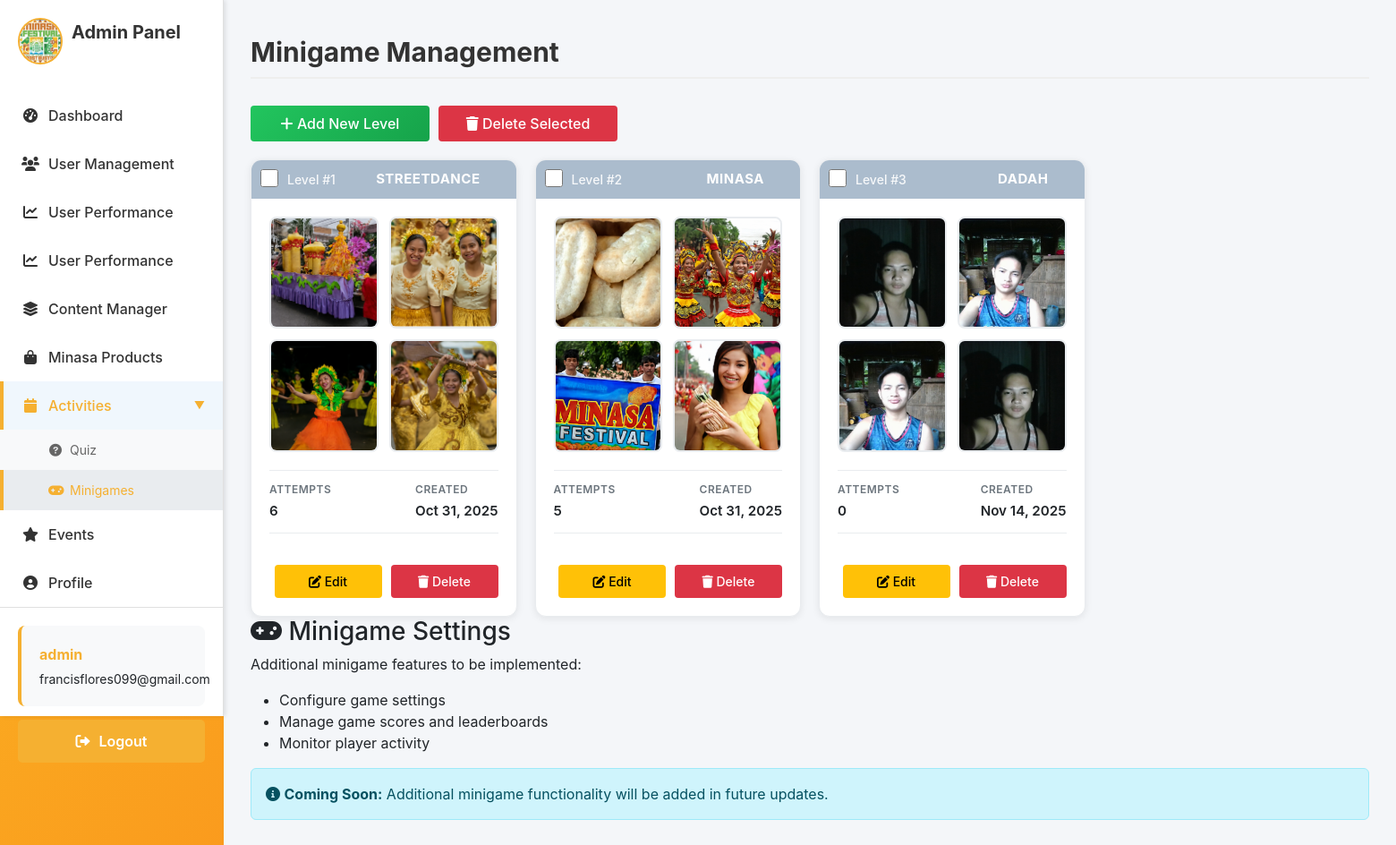
Page /adminpage/minigame/ (signed in) on the committed database.
### sections/models.py (models this page shows, shortened)
class MinigameLevel(models.Model):
    image1 = models.ImageField(upload_to='minigame/')
    image2 = models.ImageField(upload_to='minigame/')
    image3 = models.ImageField(upload_to='minigame/')
    image4 = models.ImageField(upload_to='minigame/')
    answer = models.CharField(max_length=50)
    attempts = models.PositiveIntegerField(default=0, help_text="Number of times this level has been attempted")
    created_at = models.DateTimeField(auto_now_add=True)
    class Meta:
        verbose_name = "Minigame Level"
        verbose_name_plural = "Minigame Levels"
        ordering = ['-created_at']

### sections/views.py (the view)
# urls.py: path('adminpage/minigame/', views.admin_minigame, name='adminpage-minigame'),
@login_required
def admin_minigame(request):
    if request.user.username == 'admin' or request.user.is_superuser:
        from .models import MinigameLevel
        from .forms import MinigameLevelForm
        levels = MinigameLevel.objects.all().order_by('id')
        form = MinigameLevelForm()
        context = {
            'levels': levels,
            'total_levels': levels.count(),
            'form': form,
        }
        return render(request, 'adminpage/admin-minigame.html', context)
    else:
        return redirect('home')

### sections/forms.py
class MinigameLevelForm(forms.ModelForm):
    class Meta:
        model = MinigameLevel
        fields = ['image1', 'image2', 'image3', 'image4', 'answer']
        widgets = {
            'image1': forms.FileInput(attrs={'accept': 'image/*'}),
            'image2': forms.FileInput(attrs={'accept': 'image/*'}),
            'image3': forms.FileInput(attrs={'accept': 'image/*'}),
            'image4': forms.FileInput(attrs={'accept': 'image/*'}),
            'answer': forms.TextInput(attrs={'placeholder': 'Enter the correct answer'}),
        }

### sections/templates/adminpage/admin-minigame.html (shortened to what this page needs)
{% extends "users/base.html" %}
{% load static %}
{% block content %}
<link rel="stylesheet" href="{% static 'css/adminside.css' %}">
<div class="admin-sidebar">
    <div class="sidebar-header">
        <div class="logo-container">
            <img src="/media/images/logo.png" alt="Minasa Festival Logo" style="max-width: 80px; height: auto;" />
        </div>
        <h2>Admin Panel</h2>
    </div>
    <ul class="admin-nav">
        <li><a href="{% url 'adminpage-admin-dashboard' %}"><i class="fas fa-tachometer-alt"></i> Dashboard</a></li>
        <li><a href="{% url 'adminpage-user-management' %}"><i class="fas fa-users"></i> User Management</a></li>
                <li><a href="{% url 'adminpage-user-performance' %}"><i class="fas fa-chart-line"></i> User Performance</a></li>
        <li><a href="{% url 'adminpage-user-performance' %}"><i class="fas fa-chart-line"></i> User Performance</a></li>
        <li><a href="{% url 'adminpage-content-manager' %}"><i class="fas fa-layer-group"></i> Content Manager</a></li>
        <li><a href="{% url 'adminpage-minasa-products' %}"><i class="fas fa-shopping-bag"></i> Minasa Products</a></li>
        <li class="nav-section active">
            <div class="nav-section-header active"><i class="fas fa-calendar"></i> Activities</div>
            <div class="nav-submenu">
                <a href="{% url 'adminpage-activities' %}"><i class="fas fa-question-circle"></i> Quiz</a>
                <a href="{% url 'adminpage-minigame' %}" class="active"><i class="fas fa-gamepad"></i> Minigames</a>
            </div>
        </li>
        <li><a href="{% url 'adminpage-festival-calendar' %}"><i class="fas fa-star"></i> Events</a></li>
                <li><a href="{% url 'adminpage-admin-profile' %}"><i class="fas fa-user-circle"></i> Profile</a></li>
    </ul>
    <div class="admin-actions">
        <div class="admin-user-info">
            <p><strong>{{ user.username }}</strong></p>
            <p>{{ user.email|default:"No email" }}</p>
        </div>
        <form method="post" action="{% url 'logout' %}">
            <button type="submit" class="btn-logout"><i class="fas fa-sign-out-alt"></i> Logout</button>
        </form>
    </div>
</div>
<div class="admin-content">
    <div class="admin-header">
        <h1>Minigame Management</h1>
    </div>
    <div class="admin-panels">
        <div class="admin-panel">
            <div class="panel-content">
                {% if levels %}
                    <div style="margin-bottom: 0px; display: flex; justify-content: space-between; align-items: center; gap: 12px; width: 1400px;">
                        <div style="display:flex; gap:10px; align-items:center;">
                           <button type="button" style="width: 200px;margin-top: -0px;" class="btn btn-primary" data-bs-toggle="modal" data-bs-target="#addLevelModal">
                                <i class="fas fa-plus"></i> Add New Level
                            </button>
                            <button type="button" style="width: 200px;" class="btn btn-danger" id="deleteSelectedBtn" onclick="deleteSelectedLevels()">
                                <i class="fas fa-trash"></i> Delete Selected
                            </button>
                                                   </div>
                    </div>
                    <div class="levels-grid">
                                {% for level in levels %}
                        <div class="level-card">
                            <div class="level-card-checkbox">
                                <input type="checkbox" class="level-checkbox" value="{{ level.id }}" onchange="updateDeleteButton()">
                            </div>
                            <div class="level-card-header">
                                <div class="level-id">Level #{{ forloop.counter }}</div>
                                <div class="level-answer">{{ level.answer }}</div>
                            </div>
                            <div class="level-card-body">
                                <div class="level-images">
                                    <div class="level-image-item">
                                            {% if level.image1 %}
                                            <img src="{{ level.image1.url }}" alt="Image 1">
                                            {% else %}
                                            <div class="no-image">-</div>
                                            {% endif %}
                                    </div>
                                    <div class="level-image-item">
                                            {% if level.image2 %}
                                            <img src="{{ level.image2.url }}" alt="Image 2">
                                            {% else %}
                                            <div class="no-image">-</div>
                                            {% endif %}
                                    </div>
                                    <div class="level-image-item">
                                            {% if level.image3 %}
                                            <img src="{{ level.image3.url }}" alt="Image 3">
                                            {% else %}
                                            <div class="no-image">-</div>
                                            {% endif %}
                                    </div>
                                    <div class="level-image-item">
                                            {% if level.image4 %}
                                            <img src="{{ level.image4.url }}" alt="Image 4">
                                            {% else %}
                                            <div class="no-image">-</div>
                                            {% endif %}
                                        </div>
                                </div>
                                <div class="level-info">
                                    <div class="level-info-item">
                                        <span class="level-info-label">Attempts</span>
                                        <span class="level-info-value">{{ level.attempts }}</span>
                                    </div>
                                    <div class="level-info-item">
                                        <span class="level-info-label">Created</span>
                                        <span class="level-info-value">{{ level.created_at|date:"M d, Y" }}</span>
                                    </div>
                                </div>
                            </div>
                            <div class="level-card-footer">
                                <button type="button" class="btn btn-sm btn-warning" onclick="editLevel({{ level.id }})">
                                            <i class="fas fa-edit"></i> Edit
                                        </button>
                                        <button type="button" class="btn btn-sm btn-danger" onclick="deleteLevel({{ level.id }})">
                                            <i class="fas fa-trash"></i> Delete
                                        </button>
                            </div>
                        </div>
                                {% endfor %}
                    </div>
                {% else %}
                    <div class="alert alert-info">
                        <i class="fas fa-info-circle"></i>
                        <strong>No levels found.</strong> Start by adding your first minigame level using the button above.
                    </div>
                {% endif %}
            </div>
        </div>
        <div class="admin-panel">
            <div class="panel-header">
                <h3><i class="fas fa-gamepad"></i> Minigame Settings</h3>
            </div>
            <div class="panel-content">
                <p>Additional minigame features to be implemented:</p>
                <ul>
                    <li>Configure game settings</li>
                    <li>Manage game scores and leaderboards</li>
                    <li>Monitor player activity</li>
                </ul>
                <div class="alert alert-info">
                    <i class="fas fa-info-circle"></i>
                    <strong>Coming Soon:</strong> Additional minigame functionality will be added in future updates.
                </div>
            </div>
        </div>
    </div>
</div>
{% endblock %}

### minasaelearning/static/css/auth.css (style rules this page uses)
body { background: linear-gradient(135deg, #fbbf24 0%, #f97316 100%); min-height: 100vh; display: flex; align-items: center; justify-content: center; padding: 1rem; background-attachment: fixed; font-family: -apple-system, BlinkMacSystemFont, 'Segoe UI', Roboto, Oxygen, Ubuntu, Cantarell, sans-serif; }
.btn-primary { width: 100%; padding: 0.875rem; font-size: 1rem; font-weight: 600; color: white; background: linear-gradient(135deg, #22c55e 0%, #16a34a 100%); border: none; border-radius: 8px; cursor: pointer; transition: all 0.3s ease; margin-top: 0.5rem; }
.btn { padding: 0.5rem 1rem; border: none; border-radius: 4px; cursor: pointer; font-weight: 500; }

### minasaelearning/static/css/adminside.css (style rules this page uses)
.admin-sidebar { width: 250px; background-color: #fff; height: 100vh; position: fixed; left: 0; top: 0; padding: 20px 0; display: flex; flex-direction: column; border-right: 1px solid #e0e0e0; box-shadow: 2px 0 5px rgba(0,0,0,0.1); z-index: 900; }
.sidebar-header { padding: 0 20px; margin-bottom: 30px; display: flex; align-items: center; }
.sidebar-header img { width: 50px; height: 50px; margin-right: 10px; border-radius: 50%; border: 2px solid #f5b031; object-fit: cover; }
.sidebar-header h2 { color: #f5b031; font-size: 20px; margin: 0; font-weight: 700; margin: 0 0 20px 0; color: #333; }
.admin-nav { list-style: none; padding: 0; margin: 0; flex-grow: 1; }
.admin-nav li { padding: 0; }
.admin-nav a { display: flex; align-items: center; padding: 15px 20px; color: #333; text-decoration: none; transition: background-color 0.3s, color 0.3s; border-left: 4px solid transparent; font-weight: 500; }
.admin-nav a:hover, .admin-nav a.active { background-color: #f0f7fd; color: #f5b031; border-left: 4px solid #f5b031; }
.admin-nav i { margin-right: 10px; width: 20px; text-align: center; }
.nav-section { padding: 0; }
.nav-section-header { display: flex; align-items: center; padding: 15px 20px; color: #333; text-decoration: none; transition: background-color 0.3s, color 0.3s; border-left: 4px solid transparent; font-weight: 500; cursor: pointer; position: relative; }
.nav-section-header::after { content: '▼'; position: absolute; right: 20px; font-size: 12px; transition: transform 0.3s ease; }
.nav-section { list-style: none; padding: 0; margin: 0; }
.nav-section.active::after { transform: rotate(180deg); }
.nav-section-header:hover, .nav-section-header.active { background-color: #f0f7fd; color: #f5b031; border-left: 4px solid #f5b031; }
.nav-section-header i { margin-right: 10px; width: 20px; text-align: center; }
.nav-submenu { padding: 0; margin: 0; background-color: #f8f9fa; display: none; transition: all 0.3s ease; }
.nav-section.active .nav-submenu { display: block; }
.nav-submenu a { display: flex; align-items: center; padding: 12px 20px 12px 50px; color: #666; text-decoration: none; transition: background-color 0.3s, color 0.3s; border-left: 4px solid transparent; font-weight: 400; font-size: 14px; }
.nav-submenu a:hover, .nav-submenu a.active { background-color: #e9ecef; color: #f5b031; border-left: 4px solid #f5b031; }
.nav-submenu i { margin-right: 8px; width: 16px; text-align: center; }
.admin-actions { margin-top: auto; margin-bottom: 50px; padding: 20px; border-top: 1px solid #e0e0e0; }
.btn-logout { display: flex; align-items: center; justify-content: center; padding: 12px 20px; color: #fff; text-decoration: none; background-color: #f5b031; border: none; border-radius: 5px; font-weight: 600; transition: background-color 0.3s; cursor: pointer; width: 100%; }
.btn-logout i { margin-right: 10px; }
.admin-content { margin-left: 250px; padding: 30px; width: calc(100% - 250px); background-color: #f4f6f9; min-height: 100vh; box-sizing: border-box; }
.admin-content h1 { color: #333; margin-bottom: 30px; margin-top: 10px; font-size: 30px; font-weight: 700; border-bottom: 2px solid #eee; padding-bottom: 10px; }
.admin-panels { margin-top: 30px; }
.admin-user-info { padding: 15px 20px; margin-bottom: 15px; background-color: #f8f9fa; border-radius: 8px; border-left: 4px solid #f5b031; }
.admin-user-info p { margin: 5px 0; font-size: 14px; }
.admin-user-info p strong { color: #f5b031; font-size: 16px; }

### rows in the picture
MinigameLevel: answer "STREETDANCE", image1 (picture), image2 (picture), image3 (picture), image4 (picture), attempts "6", created_at "Oct 31, 2025"
MinigameLevel: answer "MINASA", image1 (picture), image2 (picture), image3 (picture), image4 (picture), attempts "5", created_at "Oct 31, 2025"
MinigameLevel: answer "DADAH", image1 (picture), image2 (picture), image3 (picture), image4 (picture), attempts "0", created_at "Nov 14, 2025"

### other values in the picture
{{ user.username }} "admin"
{{ user.email|default:"No email" }} "francisflores099@gmail.com"
